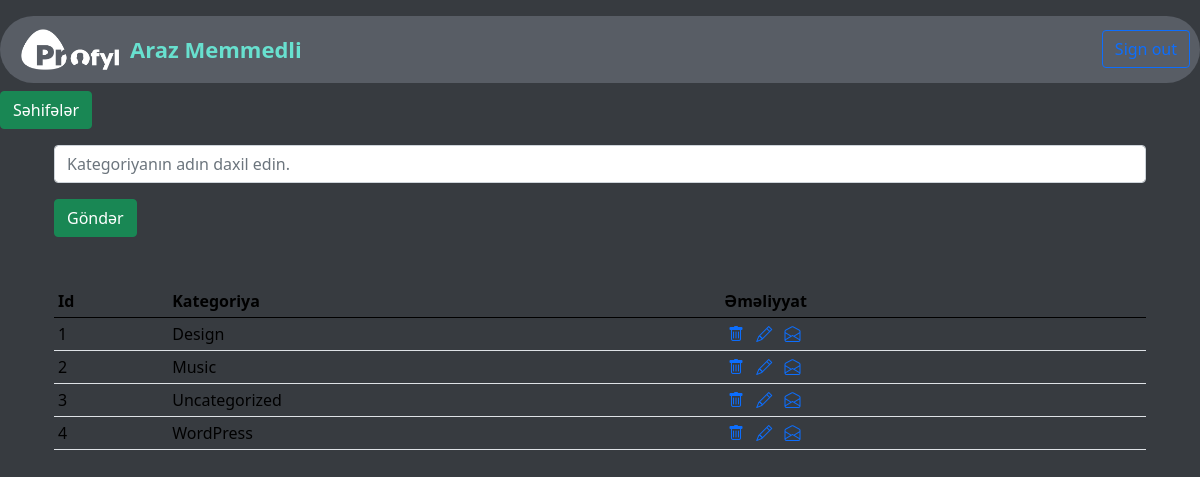
The page /admin/blog/category/ on the database its author committed.
### app/models.py (models this page shows)
class BlogCategory(db.Model):
    __tablename__='blog_category'
    id = db.Column(db.Integer, primary_key=True)
    name = db.Column(db.String(120))
    blog_posts = db.relationship('BlogPost', backref='blog_category')

### admin/blog_routes.py (the view, shortened to what this page needs)
@admin_blog_bp.route('/admin/blog/category/',methods=['GET','POST'])
def admin_blog_category():
    blogCategoryForm=BlogCategoryForm()
    t_blogcategories=BlogCategory.query.all()
    return render_template('admin/blog_category.html',form=blogCategoryForm,t_blogcategories=t_blogcategories)

### admin/forms.py
class BlogCategoryForm(FlaskForm):
    name=StringField('name')
    submit=SubmitField()

### admin/templates/admin/blog_category.html
{% extends 'admin/base.html' %}
{% block content %}
<section id='blog_category_form'>
    <div class="container">
        <div class="row">
            <div class="col-12">
                <form action="/admin/blog/category/" method="POST">
                    <div class="form-group mt-3">
                        {{form.name(class='form-control',placeholder='Kategoriyanın adın daxil edin.')}}
                    </div>
                    <div class="form-group mt-3">
                        {{form.submit(class='btn btn-success',value='Göndər')}}
                    </div>
                </form>
            </div>
        </div>
    </div>
</section>
<section id="blog_category_table">
    <div class="container mt-5">
        <table class="table table-sm" style="color: white;">
            <thead>
                <tr>
                    <th scope="col">Id</th>
                    <th scope="col">Kategoriya</th>
                    <th scope="col">Əməliyyat</th>
                  </tr>
            </thead>
            <tbody>
            {% for t_blogcategory in t_blogcategories %}
                <tr>
                    <td>{{t_blogcategory.id}}</td>
                    <td>{{t_blogcategory.name}}</td>
                    <td>
                        <a href=""><i class="bi bi-trash mx-1"></i></a>
                        <a href=""><i class="bi bi-pencil mx-1"></i></a>
                        <a href=""><i class="bi bi-envelope-open mx-1"></i></a>
                    </td>
                </tr>
            {% endfor %}
            </tbody>
          </table>
    </div>
</section>
{% endblock  %}

### rows shown on the page
BlogCategory: id "1", name "Design"
BlogCategory: id "2", name "Music"
BlogCategory: id "3", name "Uncategorized"
BlogCategory: id "4", name "WordPress"
